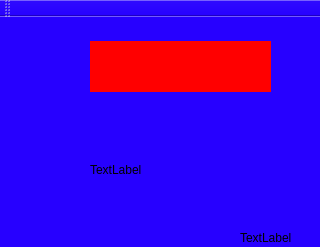
<?xml version="1.0" encoding="UTF-8"?>
<ui version="4.0">
 <class>MQTT_TEMP</class>
 <widget class="QMainWindow" name="MQTT_TEMP">
  <property name="geometry">
   <rect>
    <x>0</x>
    <y>0</y>
    <width>320</width>
    <height>247</height>
   </rect>
  </property>
  <property name="maximumSize">
   <size>
    <width>16777215</width>
    <height>247</height>
   </size>
  </property>
  <property name="font">
   <font>
    <family>Sans Serif</family>
   </font>
  </property>
  <property name="windowTitle">
   <string>MQTT_TEMP</string>
  </property>
  <property name="styleSheet">
   <string notr="true">background-color: rgb(39, 0, 255);</string>
  </property>
  <widget class="QWidget" name="centralWidget">
   <widget class="QLabel" name="pic1la">
    <property name="geometry">
     <rect>
      <x>20</x>
      <y>5</y>
      <width>42</width>
      <height>200</height>
     </rect>
    </property>
    <property name="styleSheet">
     <string notr="true"/>
    </property>
    <property name="text">
     <string/>
    </property>
    <property name="alignment">
     <set>Qt::AlignJustify|Qt::AlignVCenter</set>
    </property>
   </widget>
   <widget class="QLabel" name="temp1la">
    <property name="geometry">
     <rect>
      <x>90</x>
      <y>24</y>
      <width>181</width>
      <height>51</height>
     </rect>
    </property>
    <property name="font">
     <font>
      <pointsize>-1</pointsize>
     </font>
    </property>
    <property name="styleSheet">
     <string notr="true">font-size: 36px;
padding-top: 20px;
background-color: red;</string>
    </property>
    <property name="text">
     <string/>
    </property>
   </widget>
   <widget class="QLabel" name="hud1la">
    <property name="geometry">
     <rect>
      <x>90</x>
      <y>117</y>
      <width>181</width>
      <height>71</height>
     </rect>
    </property>
    <property name="text">
     <string>TextLabel</string>
    </property>
   </widget>
   <widget class="QLabel" name="time1la">
    <property name="geometry">
     <rect>
      <x>240</x>
      <y>210</y>
      <width>71</width>
      <height>21</height>
     </rect>
    </property>
    <property name="text">
     <string>TextLabel</string>
    </property>
   </widget>
   <zorder>hud1la</zorder>
   <zorder>temp1la</zorder>
   <zorder>pic1la</zorder>
   <zorder>time1la</zorder>
  </widget>
  <widget class="QToolBar" name="mainToolBar">
   <attribute name="toolBarArea">
    <enum>TopToolBarArea</enum>
   </attribute>
   <attribute name="toolBarBreak">
    <bool>false</bool>
   </attribute>
  </widget>
 </widget>
 <layoutdefault spacing="6" margin="11"/>
 <resources/>
 <connections/>
</ui>
